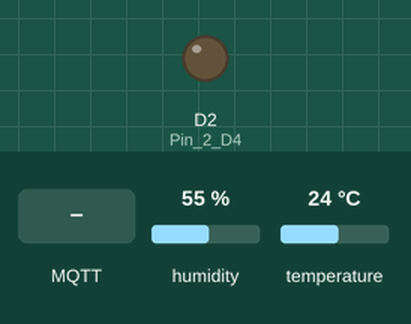
Simulated run of this sketch. Board: ESP8266 (NodeMCU). Shown: output pins drawn as LEDs (lit = HIGH). The inputs (shaded band) are chosen by the test bench; at power-on: humidity 55 %, temperature 24 °C. WiFi joins after 1.5 s; servers stay silent unless stated; no MQTT or app messages arrive unless stated; what the sketch prints to the serial monitor is not drawn.

Above: at 2.7 s.
2.8 s: MQTT message "ON" arrives on the first subscribed topic
At 4.0 s:
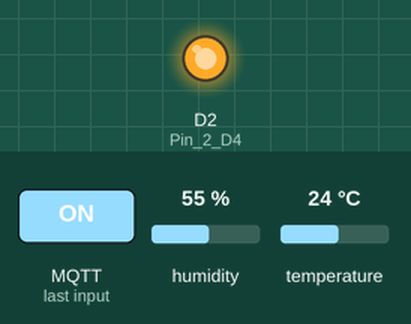
4.3 s: MQTT message "1" arrives on the first subscribed topic
At 5.1 s:
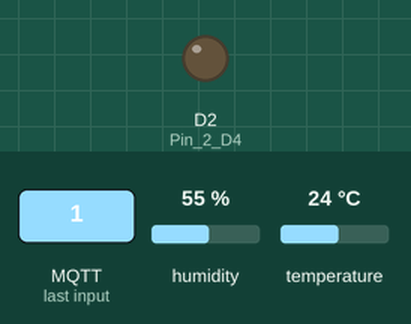
Timing chart, 0 to 7.3 s (numbered marks = the images above; inputs shaded):
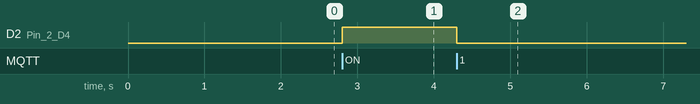

The sketch:

ESP_DHT22_MQTT.ino
```cpp
#include <ESP8266WiFi.h>
#include <PubSubClient.h>
#include "DHT.h"          // Librairie des capteurs DHT

#define wifi_ssid "BKGPL"
#define wifi_password "bkgpl2016"
#define mqtt_server "m14.cloudmqtt.com"
#define mqtt_user "esp8266"  //s'il a été configuré sur Mosquitto
#define mqtt_password "123456" //idem

#define temperature_topic "temperature"  //Topic température
#define humidity_topic "humidity"        //Topic humidité

const uint16_t mqtt_port = 17885; //Port của CloudMQTT

//Buffer qui permet de décoder les messages MQTT reçus
char message_buff[100];

long lastMsg = 0;   //Horodatage du dernier message publié sur MQTT
long lastRecu = 0;
bool debug = false;  //Affiche sur la console si True

#define DHTPIN D4    // Pin sur lequel est branché le DHT

// Dé-commentez la ligne qui correspond à votre capteur
//#define DHTTYPE DHT11       // DHT 11
#define DHTTYPE DHT22         // DHT 22  (AM2302)

//Création des objets
DHT dht(DHTPIN, DHTTYPE);
WiFiClient espClient;
PubSubClient client(espClient);

void setup() {
  Serial.begin(115200);     //Facultatif pour le debug
  pinMode(D2,OUTPUT);     //Pin 2 D4
  setup_wifi();           //On se connecte au réseau wifi
  client.setServer(mqtt_server, mqtt_port);    //Configuration de la connexion au serveur MQTT
  client.setCallback(callback);  //La fonction de callback qui est executée à chaque réception de message
  dht.begin();
}

// Hàm kết nối wifi
void setup_wifi() {
  delay(10);
  Serial.println();
  Serial.print("Connecting to ");
  Serial.println(wifi_ssid);

  WiFi.begin(wifi_ssid, wifi_password);

  while (WiFi.status() != WL_CONNECTED) {
    delay(500);
    Serial.print(".");
  }

  Serial.println("");
  Serial.println("WiFi connected ");
  Serial.print("Addresse IP : ");
  Serial.print(WiFi.localIP());
}

// Hàm reconnect thực hiện kết nối lại khi mất kết nối với MQTT Broker
void reconnect() {
  //Boucle jusqu'à obtenur une reconnexion
  while (!client.connected()) {
    Serial.print("Attempting MQTT connection...");
    if (client.connect("ESP8266Client", mqtt_user, mqtt_password)) {
      Serial.println("OK");
    } else {
      Serial.print("failed, rc= ");
      Serial.print(client.state());
      Serial.println(" try again in 5 seconds");
      delay(5000);
    }
  }
}

// Hàm call back để nhận dữ liệu
void callback(char* topic, byte* payload, unsigned int length) {

  int i = 0;
  if ( debug ) {
    Serial.println("Message recu =>  topic: " + String(topic));
    Serial.print(" | longueur: " + String(length,DEC));
  }
  // create character buffer with ending null terminator (string)
  for(i=0; i<length; i++) {
    message_buff[i] = payload[i];
  }
  message_buff[i] = '\0';

  String msgString = String(message_buff);
  if ( debug ) {
    Serial.println("Payload: " + msgString);
  }

  if ( msgString == "ON" ) {
    digitalWrite(D2,HIGH);
  } else {
    digitalWrite(D2,LOW);
  }
}

void loop() {
  if (!client.connected()) {
    reconnect();
  }
  client.loop();

  long now = millis();
  //Envoi d'un message par minute
  if (now - lastMsg > 1000 * 10) {
    lastMsg = now;
    //Lecture de l'humidité ambiante
    float h = dht.readHumidity();
    // Lecture de la température en Celcius
    float t = dht.readTemperature();

    //Inutile d'aller plus loin si le capteur ne renvoi rien
    /*
    if ( isnan(t) || isnan(h)) {
      Serial.println("Echec de lecture ! Verifiez votre capteur DHT");
      return;
    }
    */


    Serial.print("Temperature : ");
    Serial.print(t);
    Serial.print(" | Humidite : ");
    Serial.println(h);
    Serial.print("\n");

    client.publish(temperature_topic, String(t).c_str(), true);   //Publie la température sur le topic temperature_topic
    client.publish(humidity_topic, String(h).c_str(), true);      //Et l'humidité
  }
  if (now - lastRecu > 100 ) {
    lastRecu = now;
    client.subscribe("homeassistant/switch1");
  }
}
```

Measured:
- after the input at 2.8 s, D2 (Pin_2_D4): LOW → HIGH at once
- after the input at 4.3 s, D2 (Pin_2_D4): HIGH → LOW at once
